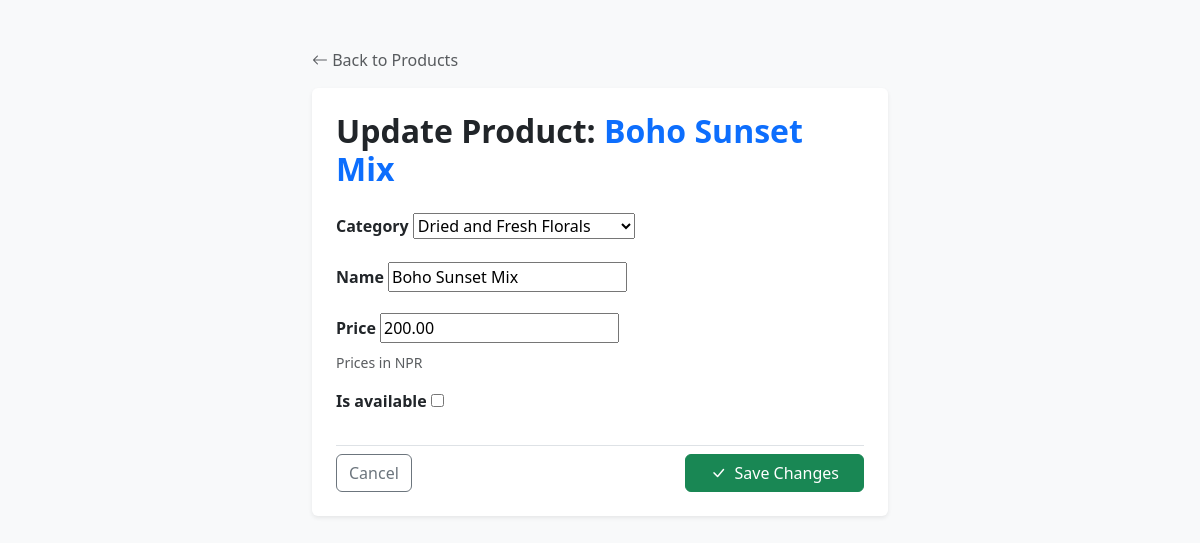
/florashop/products_details/update/1 (signed in), run on the app's committed database.
### apps/products/models.py (models this page shows, shortened)
class Product(models.Model):
    Category = models.ForeignKey(
        Category, on_delete=models.CASCADE, related_name="products"
    )
    name = models.CharField(max_length=100)
    price = models.DecimalField(
        max_digits=10, decimal_places=2, help_text="Prices in NPR"
    )
    is_available = models.BooleanField(default=True)
    created_at = models.DateTimeField(auto_now_add=True)

### apps/products/views.py (the view)
# urls.py: path("update/<int:pk>", ProductUpdateView.as_view(), name = "product_update"),
class ProductUpdateView(SStaffRequiredMixin,UpdateView):
        model = Product
        form_class = ProductForm
        template_name = "products/create.html"
        success_url = reverse_lazy("product_list")

### apps/products/forms.py
class ProductForm(forms.ModelForm):
    class Meta:
        model = Product
        fields = "__all__"

### apps/products/models.py (called while the page is built)
    def __str__(self):
        return self.name

### apps/products/views.py (called while the page is built)
      def test_func(self):
            return (self.request.user.is_authenticated and self.request.user.is_staff
            )

### apps/products/templates/products/create.html (shortened to what this page needs)
{% load static %}
<!DOCTYPE html>
<html lang="en">
<head>
    <link rel="stylesheet" href="https://cdn.jsdelivr.net/npm/bootstrap@5.3.8/dist/css/bootstrap.min.css">
    <link rel="stylesheet" href="https://cdn.jsdelivr.net/npm/bootstrap-icons@1.11.3/font/bootstrap-icons.min.css">
    <link rel="stylesheet" type="text/css" href="{% static 'script.css' %}">
</head>
<body class="bg-light py-5">
    <div class="container" style="max-width: 600px;">
        <div class="mb-3">
            <a href="{% url 'product_list' %}" class="text-decoration-none text-muted">
                <i class="bi bi-arrow-left"></i> Back to Products
            </a>
        </div>
        <div class="card shadow-sm border-0 p-4">
            <h2 class="mb-4 fw-bold">
                {% if object %}
                Update Product: <span class="text-primary">{{ object.name }}</span>
                {% else %}
                Add New Product
                {% endif %}
            </h2>
            <form method="post" enctype="multipart/form-data">
                {% for field in form %}
                <div class="mb-3">
                    <label for="{{ field.id_for_label }}" class="form-label fw-semibold">
                        {{ field.label }}
                    </label>
                    {{ field }}
                    {% if field.help_text %}
                    <div class="form-text">{{ field.help_text }}</div>
                    {% endif %}
                </div>
                {% endfor %}
                <div class="d-flex justify-content-between align-items-center mt-4 pt-2 border-top">
                    <a href="{% url 'product_list' %}" class="btn btn-outline-secondary">Cancel</a>
                    <button type="submit" class="btn btn-success px-4">
                        {% if object %}
                        <i class="bi bi-check-lg me-1"></i> Save Changes
                        {% else %}
                        <i class="bi bi-plus-lg me-1"></i> Create Product
                        {% endif %}
                    </button>
                </div>
            </form>
        </div>
    </div>
</body>
</html>

### static/script.css (style rules this page uses)
:root { --misty-rose: #fde8e9; --cherry-blossom: #e3bac6; --lilac: #bc9ec1; --slate-gray: #596475; --midnight-navy: #1f2232; --text-base: 1rem; --text-small: 0.75rem; --text-body: 1rem; --text-heading: 1.618rem; --text-large: 2.618rem; }
:root { --misty-rose: #fde8e9; --slate-gray: #596475; --midnight-navy: #1f2232; }

### data on the page
Product: name "Boho Sunset Mix", form "Dried and Fresh Florals" "Boho Sunset Mix" "200.00"

### other printed values
{{ field.label }} "Category" "Name" "Price" "Is available"
{{ field.help_text }} "Prices in NPR"
